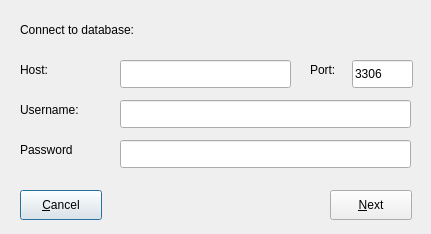
<ui version="4.0" >
 <class>newdbfrm</class>
 <widget class="QDialog" name="newdbfrm" >
  <property name="geometry" >
   <rect>
    <x>0</x>
    <y>0</y>
    <width>431</width>
    <height>234</height>
   </rect>
  </property>
  <property name="windowTitle" >
   <string>New connection...</string>
  </property>
  <property name="windowIcon" >
   <iconset resource="first.qrc" >:/images/images/logo.png</iconset>
  </property>
  <widget class="QStackedWidget" name="mainwidget" >
   <property name="geometry" >
    <rect>
     <x>0</x>
     <y>0</y>
     <width>431</width>
     <height>241</height>
    </rect>
   </property>
   <property name="currentIndex" >
    <number>0</number>
   </property>
   <widget class="QWidget" name="page" >
    <widget class="QLabel" name="label_4" >
     <property name="geometry" >
      <rect>
       <x>20</x>
       <y>140</y>
       <width>91</width>
       <height>20</height>
      </rect>
     </property>
     <property name="text" >
      <string>Password</string>
     </property>
    </widget>
    <widget class="QLabel" name="label_3" >
     <property name="geometry" >
      <rect>
       <x>20</x>
       <y>100</y>
       <width>91</width>
       <height>20</height>
      </rect>
     </property>
     <property name="text" >
      <string>Username:</string>
     </property>
    </widget>
    <widget class="QLabel" name="label_2" >
     <property name="geometry" >
      <rect>
       <x>20</x>
       <y>60</y>
       <width>91</width>
       <height>20</height>
      </rect>
     </property>
     <property name="text" >
      <string>Host:</string>
     </property>
    </widget>
    <widget class="QLabel" name="label" >
     <property name="geometry" >
      <rect>
       <x>20</x>
       <y>20</y>
       <width>221</width>
       <height>20</height>
      </rect>
     </property>
     <property name="text" >
      <string>Connect to database:</string>
     </property>
    </widget>
    <widget class="QPushButton" name="btncancel" >
     <property name="geometry" >
      <rect>
       <x>20</x>
       <y>190</y>
       <width>82</width>
       <height>30</height>
      </rect>
     </property>
     <property name="text" >
      <string>&amp;Cancel</string>
     </property>
    </widget>
    <widget class="QLineEdit" name="txthost" >
     <property name="geometry" >
      <rect>
       <x>120</x>
       <y>60</y>
       <width>171</width>
       <height>28</height>
      </rect>
     </property>
    </widget>
    <widget class="QLineEdit" name="txtuser" >
     <property name="geometry" >
      <rect>
       <x>120</x>
       <y>100</y>
       <width>291</width>
       <height>28</height>
      </rect>
     </property>
    </widget>
    <widget class="QLineEdit" name="txtpwd" >
     <property name="geometry" >
      <rect>
       <x>120</x>
       <y>140</y>
       <width>291</width>
       <height>28</height>
      </rect>
     </property>
     <property name="echoMode" >
      <enum>QLineEdit::Password</enum>
     </property>
    </widget>
    <widget class="QPushButton" name="btnnext" >
     <property name="geometry" >
      <rect>
       <x>330</x>
       <y>190</y>
       <width>82</width>
       <height>30</height>
      </rect>
     </property>
     <property name="text" >
      <string>&amp;Next</string>
     </property>
    </widget>
    <widget class="QLineEdit" name="txtport" >
     <property name="geometry" >
      <rect>
       <x>352</x>
       <y>60</y>
       <width>61</width>
       <height>28</height>
      </rect>
     </property>
     <property name="text" >
      <string>3306</string>
     </property>
    </widget>
    <widget class="QLabel" name="label_6" >
     <property name="geometry" >
      <rect>
       <x>310</x>
       <y>60</y>
       <width>41</width>
       <height>20</height>
      </rect>
     </property>
     <property name="text" >
      <string>Port:</string>
     </property>
    </widget>
   </widget>
   <widget class="QWidget" name="page_2" >
    <widget class="QLabel" name="label_5" >
     <property name="geometry" >
      <rect>
       <x>20</x>
       <y>30</y>
       <width>101</width>
       <height>20</height>
      </rect>
     </property>
     <property name="text" >
      <string>Database:</string>
     </property>
    </widget>
    <widget class="QPushButton" name="btnfinish" >
     <property name="geometry" >
      <rect>
       <x>300</x>
       <y>190</y>
       <width>82</width>
       <height>30</height>
      </rect>
     </property>
     <property name="text" >
      <string>&amp;Finish</string>
     </property>
    </widget>
    <widget class="QPushButton" name="btncancel_2" >
     <property name="geometry" >
      <rect>
       <x>20</x>
       <y>190</y>
       <width>82</width>
       <height>30</height>
      </rect>
     </property>
     <property name="text" >
      <string>&amp;Cancel</string>
     </property>
    </widget>
    <widget class="QComboBox" name="cmbdb" >
     <property name="geometry" >
      <rect>
       <x>130</x>
       <y>30</y>
       <width>251</width>
       <height>29</height>
      </rect>
     </property>
    </widget>
   </widget>
  </widget>
 </widget>
 <resources>
  <include location="first.qrc" />
 </resources>
 <connections>
  <connection>
   <sender>btncancel</sender>
   <signal>released()</signal>
   <receiver>newdbfrm</receiver>
   <slot>reject()</slot>
   <hints>
    <hint type="sourcelabel" >
     <x>60</x>
     <y>204</y>
    </hint>
    <hint type="destinationlabel" >
     <x>195</x>
     <y>115</y>
    </hint>
   </hints>
  </connection>
  <connection>
   <sender>btncancel_2</sender>
   <signal>released()</signal>
   <receiver>newdbfrm</receiver>
   <slot>reject()</slot>
   <hints>
    <hint type="sourcelabel" >
     <x>60</x>
     <y>204</y>
    </hint>
    <hint type="destinationlabel" >
     <x>199</x>
     <y>116</y>
    </hint>
   </hints>
  </connection>
  <connection>
   <sender>btnfinish</sender>
   <signal>released()</signal>
   <receiver>newdbfrm</receiver>
   <slot>accept()</slot>
   <hints>
    <hint type="sourcelabel" >
     <x>340</x>
     <y>204</y>
    </hint>
    <hint type="destinationlabel" >
     <x>199</x>
     <y>116</y>
    </hint>
   </hints>
  </connection>
 </connections>
</ui>
